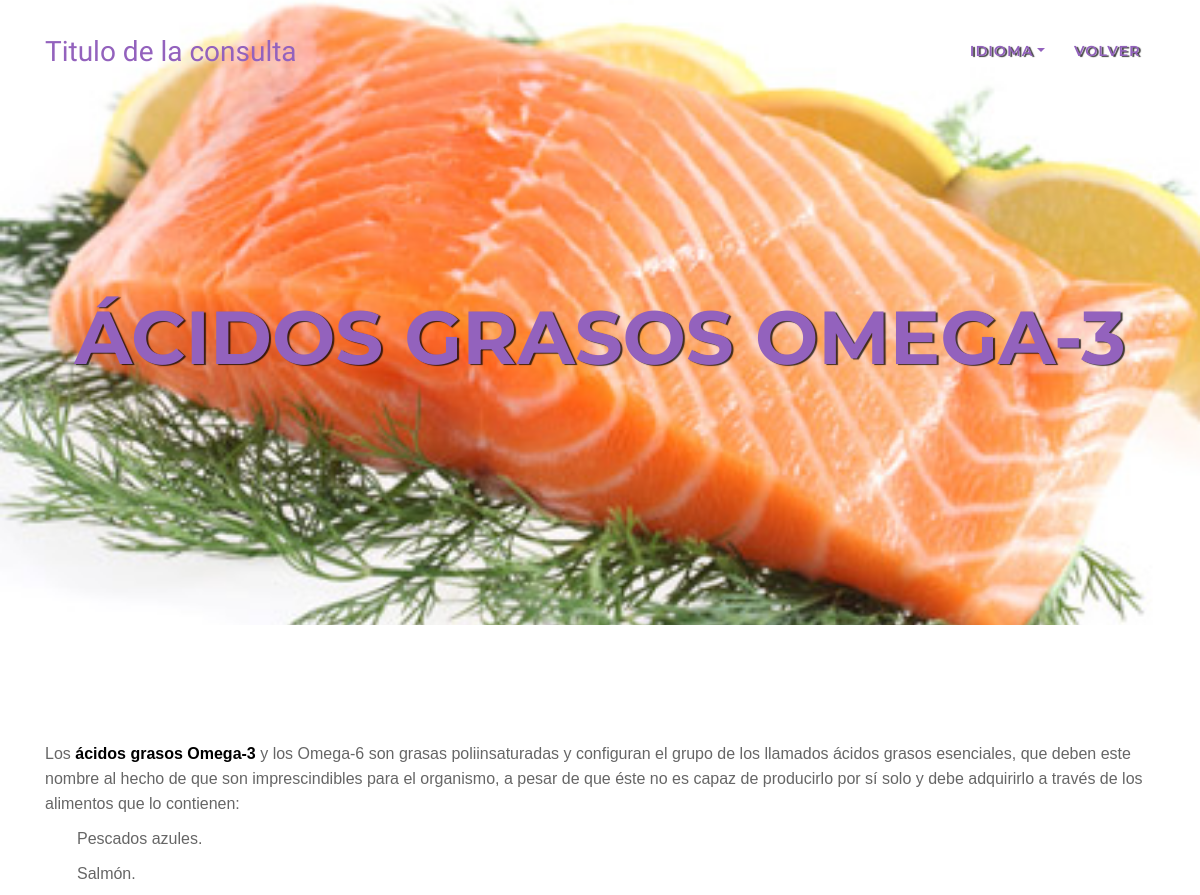
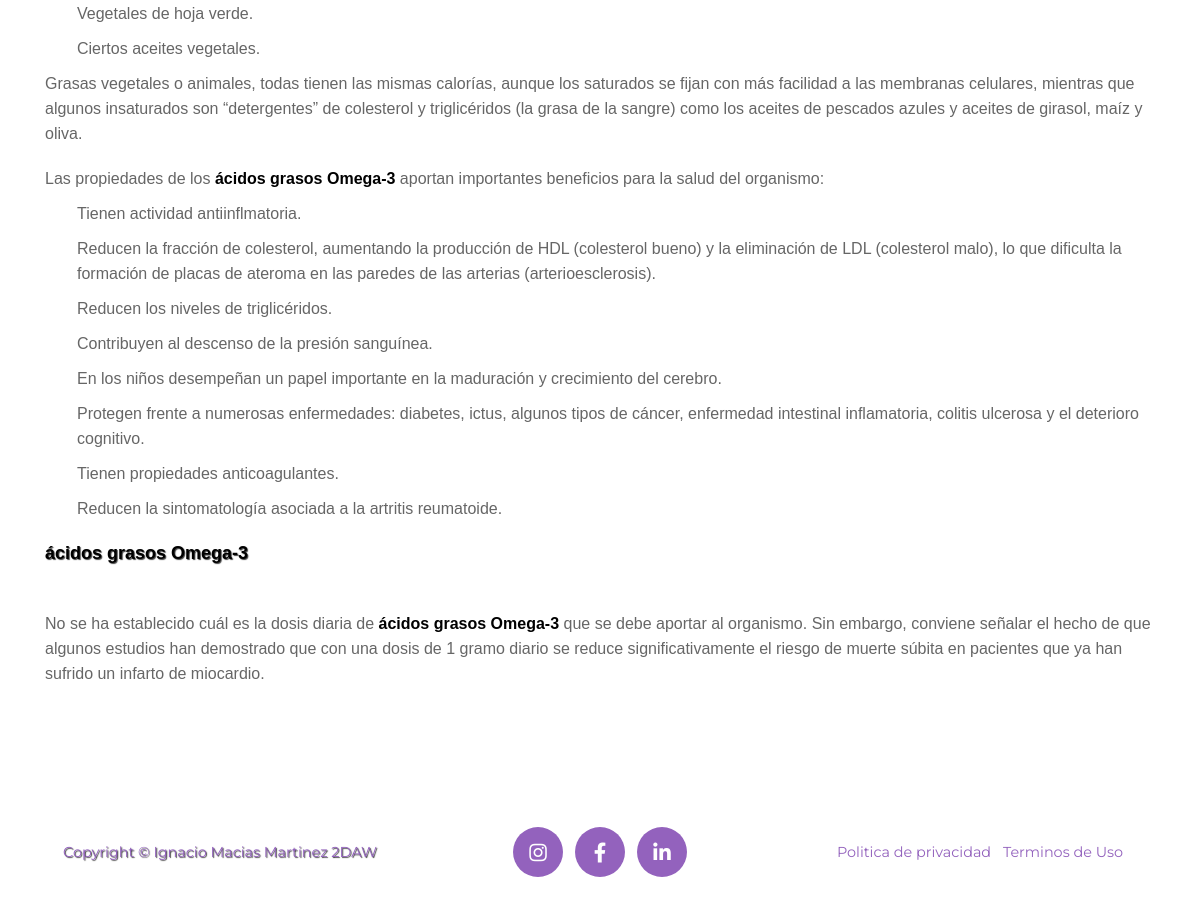
Page /verArticulo.php?asset=2 on the committed database (2 pictures, top to bottom).
### tables this page shows
CREATE TABLE `articulos` (
  `titulo` varchar(255) NOT NULL,
  `resumen` text NOT NULL,
  `imagen` varchar(255) NOT NULL,
  `contenido` text NOT NULL,
  `fecha` datetime NOT NULL,
  `cat1` varchar(50) DEFAULT NULL,
  `cat2` varchar(50) DEFAULT NULL,
  `ID_art` int(255) NOT NULL
);

### castellano.php (called while the page is built, shortened)
<?php
$navIdioma="Idioma";
$fooPolitica="Politica de privacidad";
$fooTerminos="Terminos de Uso";
$pagArtVolver="Volver";

### verArticulo.php (the view, shortened to what this page needs)
<?php
if (isset($_SESSION["idioma"])){
    include $_SESSION["idioma"];
}else{
    include "castellano.php";
}
if(isset($_GET['asset'])) {
    $article_id = $_GET['asset'];
    $dbh = Connection::make();
    $stmt = $dbh->prepare("SELECT * FROM articulos WHERE ID_art = :article_id");
    $params = [':article_id'=>$article_id];
    $stmt->execute($params);
    $articulo = $stmt->fetch(PDO::FETCH_ASSOC);
} else {
    header('Location: index.php');
}
?>
<!DOCTYPE html>
<html lang="es">
<head>
    <link href="bootstrap/css/bootstrap.min.css" rel="stylesheet">
    <link href="img/fontawesome-free/css/all.min.css" rel="stylesheet" type="text/css">
    <link href="css/estilos.css" rel="stylesheet" type="text/css">
</head>
<body id="Principal">
<nav class="navbar navbar-expand-lg navbar-dark fixed-top" id="mainNav">
    <div class="container">
        <a class="navbar-brand js-scroll-trigger" href="index.php">Titulo de la consulta</a>
        <div class="collapse navbar-collapse" id="NavegadorResponsive">
            <ul class="navbar-nav text-uppercase ml-auto">
                <li class="nav-item">
                    <div class="dropdown nav-link">
                        <a class=" dropdown-toggle" id="dropdownMenu2" data-toggle="dropdown" aria-haspopup="true" aria-expanded="false"><?php echo $navIdioma ?></a>
                    </div>
                </li>
                <li class="nav-item">
                    <a class="nav-link js-scroll-trigger" href="pagArticulos.php"><?php echo $pagArtVolver ?></a>
                </li>
            </ul>
        </div>
    </div>
</nav>
<header class="masthead" style="background-image:url('<?= $articulo['imagen'] ?>')">
    <div class="container">
        <div class="intro-text">
            <div class=" intro-heading text-uppercase"><?= $articulo['titulo'] ?></div>
        </div>
    </div>
</header>
<section class=" page-section">
        <div class="container">
                <div class="row">
                    <div class="col-lg-12 ">
                        <p><?= $articulo['contenido'] ?></p>
                    </div>
                </div>
        </div>
</section>
<footer class="footer">
    <div class="container">
        <div class="row align-items-center">
            <div class="col-md-4">
                <span class="copyright">Copyright &copy; Ignacio Macias Martinez 2DAW</span>
            </div>
            <div class="col-md-4">
                <ul class="list-inline social-buttons">
                    <li class="list-inline-item">
                        <a href="#">
                            <i class="fab fa-instagram"></i>
                        </a>
                    </li>
                    <li class="list-inline-item">
                        <a href="#">
                            <i class="fab fa-facebook-f"></i>
                        </a>
                    </li>
                    <li class="list-inline-item">
                        <a href="#">
                            <i class="fab fa-linkedin-in"></i>
                        </a>
                    </li>
                </ul>
            </div>
            <div class="col-md-4">
                <ul class="list-inline quicklinks">
                    <li class="list-inline-item">
                        <a href="#"><?php echo $fooPolitica ?></a>
                    </li>
                    <li class="list-inline-item">
                        <a href="#"><?php echo $fooTerminos ?></a>
                    </li>
                </ul>
            </div>
        </div>
    </div>
</footer>
</body>
</html>

### css/estilos.css (style rules this page uses)
body { overflow-x: hidden; font-family: 'Roboto Slab', -apple-system, BlinkMacSystemFont, 'Segoe UI', Roboto, 'Helvetica Neue', Arial, sans-serif, 'Apple Color Emoji', 'Segoe UI Emoji', 'Segoe UI Symbol', 'Noto Color Emoji'; }
p { line-height: 1.75; }
a { color: #9362bd; }
h1, h2, h3, h4, h5, h6 { font-weight: 700; font-family: 'Montserrat', -apple-system, BlinkMacSystemFont, 'Segoe UI', Roboto, 'Helvetica Neue', Arial, sans-serif, 'Apple Color Emoji', 'Segoe UI Emoji', 'Segoe UI Symbol', 'Noto Color Emoji'; color: #9362bd; text-shadow: 1px 1px 1px rgba(0,0,0,0.75); }
.page-section { padding: 100px 0; }
@media (min-width: 768px) { section { padding: 150px 0; } }
#mainNav { background-color: #212529; }
#mainNav .navbar-brand { color: #9362bd; font-family: 'Kaushan Script', -apple-system, BlinkMacSystemFont, 'Segoe UI', Roboto, 'Helvetica Neue', Arial, sans-serif, 'Apple Color Emoji', 'Segoe UI Emoji', 'Segoe UI Symbol', 'Noto Color Emoji'; }
#mainNav .navbar-nav .nav-item .nav-link { font-size: 90%; font-weight: 600; padding: 0.75em 0; letter-spacing: 1px; color: #9362bd; text-shadow: 2px 1px 1px rgba(0,0,0,0.75); font-family: 'Montserrat', -apple-system, BlinkMacSystemFont, 'Segoe UI', Roboto, 'Helvetica Neue', Arial, sans-serif, 'Apple Color Emoji', 'Segoe UI Emoji', 'Segoe UI Symbol', 'Noto Color Emoji'; }
@media (min-width: 992px) { #mainNav { padding-top: 25px; padding-bottom: 25px; transition: padding-top 0.3s, padding-bottom 0.3s; border: none; background-color: transparent; } }
@media (min-width: 992px) { #mainNav .navbar-brand { font-size: 1.75em; transition: all 0.3s; } }
@media (min-width: 992px) { #mainNav .navbar-nav .nav-item .nav-link { padding: 1.1em 1em !important; } }
header.masthead { text-align: center; color: #9362bd; text-shadow: 2px 1px 1px rgba(0,0,0,0.75); background-repeat: no-repeat; background-attachment: scroll; background-position: center center; background-size: cover; }
header.masthead .intro-text { padding-top: 150px; padding-bottom: 100px; }
header.masthead .intro-text .intro-heading { font-size: 50px; font-weight: 700; line-height: 50px; margin-bottom: 25px; font-family: 'Montserrat', -apple-system, BlinkMacSystemFont, 'Segoe UI', Roboto, 'Helvetica Neue', Arial, sans-serif, 'Apple Color Emoji', 'Segoe UI Emoji', 'Segoe UI Symbol', 'Noto Color Emoji'; }
@media (min-width: 768px) { header.masthead .intro-text { padding-top: 300px; padding-bottom: 200px; } }
@media (min-width: 768px) { header.masthead .intro-text .intro-heading { font-size: 75px; font-weight: 700; line-height: 75px; margin-bottom: 50px; font-family: 'Montserrat', -apple-system, BlinkMacSystemFont, 'Segoe UI', Roboto, 'Helvetica Neue', Arial, sans-serif, 'Apple Color Emoji', 'Segoe UI Emoji', 'Segoe UI Symbol', 'Noto Color Emoji'; } }
.footer { padding: 25px 0; text-align: center; }
.footer span.copyright { font-size: 90%; line-height: 40px; font-family: 'Montserrat', -apple-system, BlinkMacSystemFont, 'Segoe UI', Roboto, 'Helvetica Neue', Arial, sans-serif, 'Apple Color Emoji', 'Segoe UI Emoji', 'Segoe UI Symbol', 'Noto Color Emoji'; color:#9362bd ; text-shadow: 1px 1px 1px rgba(0,0,0,0.75); }
.footer ul.quicklinks { font-size: 90%; line-height: 40px; margin-bottom: 0; text-transform: none; font-family: 'Montserrat', -apple-system, BlinkMacSystemFont, 'Segoe UI', Roboto, 'Helvetica Neue', Arial, sans-serif, 'Apple Color Emoji', 'Segoe UI Emoji', 'Segoe UI Symbol', 'Noto Color Emoji'; }
ul.social-buttons { margin-bottom: 0; }
ul.social-buttons li a { font-size: 20px; line-height: 50px; display: block; width: 50px; height: 50px; transition: all 0.3s; color: white; border-radius: 100%; outline: none; background-color: #9362bd; }

### rows in the picture
articulos: imagen (picture), titulo "ÁCIDOS GRASOS OMEGA-3", contenido "Los ácidos grasos Omega-3 y los Omega-6 son grasas poliinsaturadas y configuran el grupo de los llamados ácidos grasos esenciales, que deben este nombre al hecho de que son imprescindibles para el organismo, a pesar de que éste no es capaz de producirlo por sí solo y debe adquirirlo a través de los alimentos que lo contienen: Pescados azules. Salmón. Vegetales de hoja verde. Ciertos aceites vegetales. Grasas vegetales o animales, todas tienen las mismas calorías, aunque los saturados se fijan con más facilidad a las membranas celulares, mientras que algunos insaturados son “detergentes” de colesterol y triglicéridos (la grasa de la sangre) como los aceites de pescados azules y aceites de…"

### other values in the picture
$navIdioma "IDIOMA"
$pagArtVolver "VOLVER"
$fooPolitica "Politica de privacidad"
$fooTerminos "Terminos de Uso"
